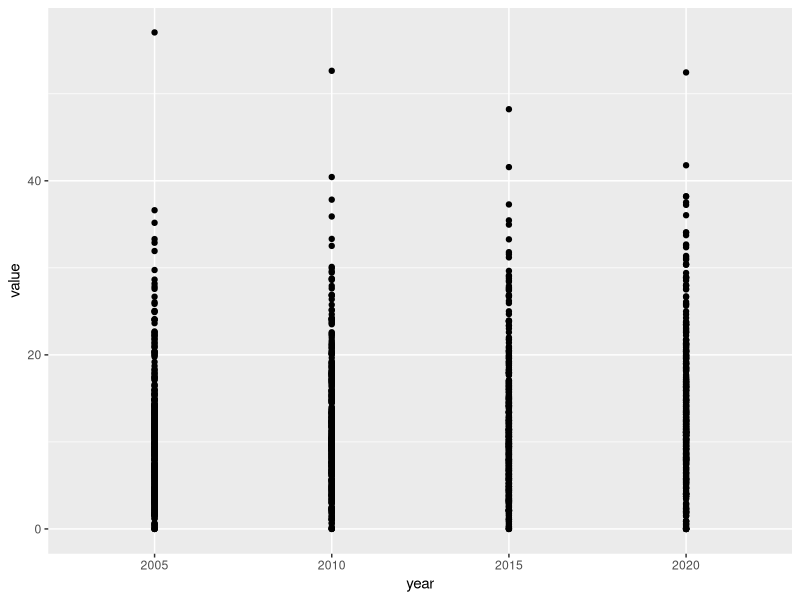
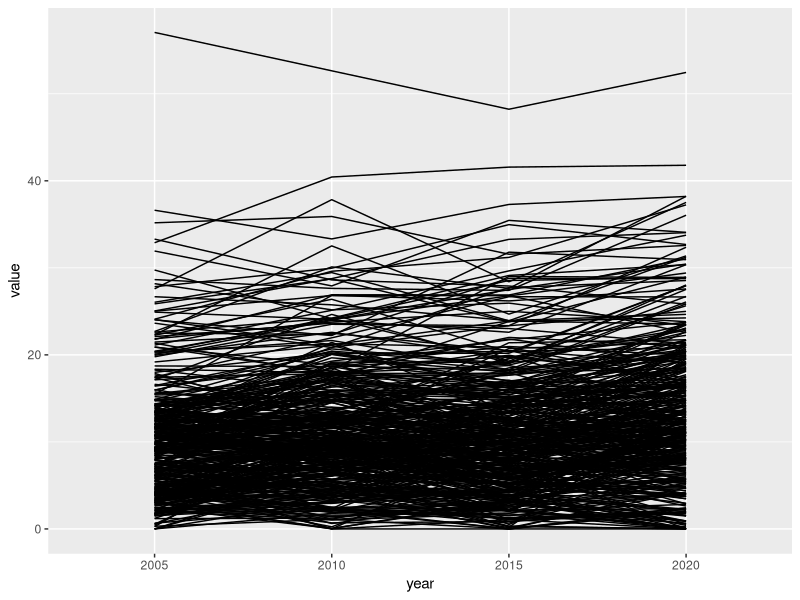
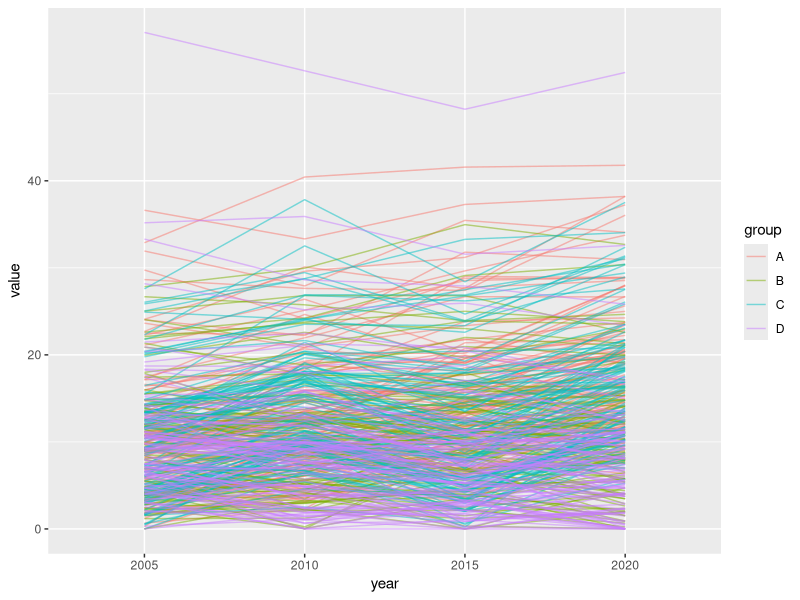
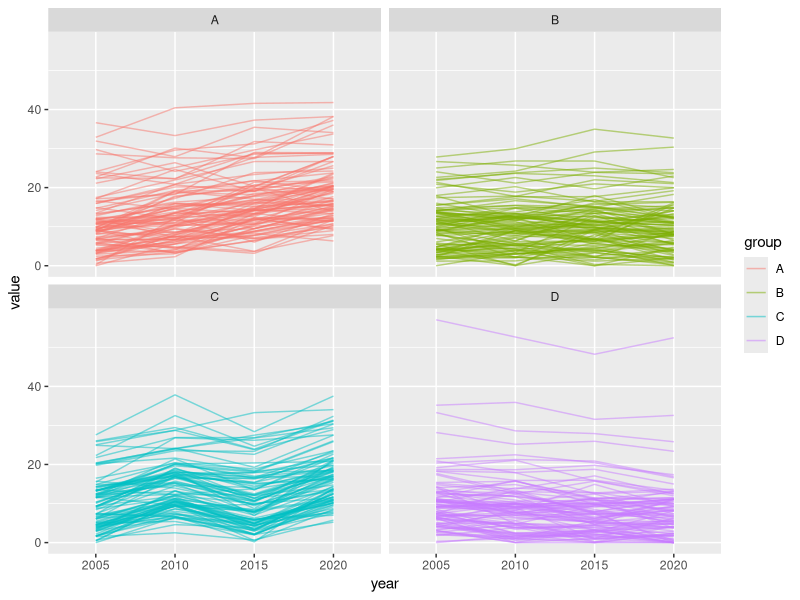
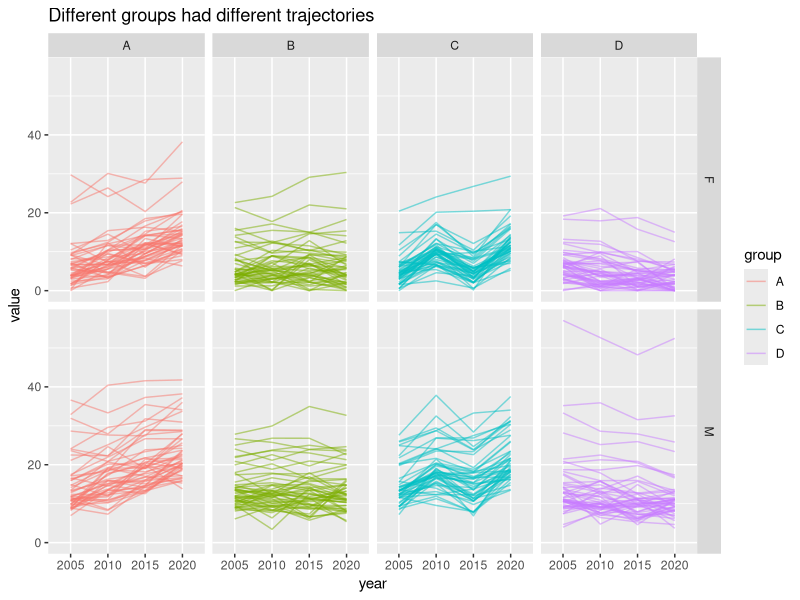
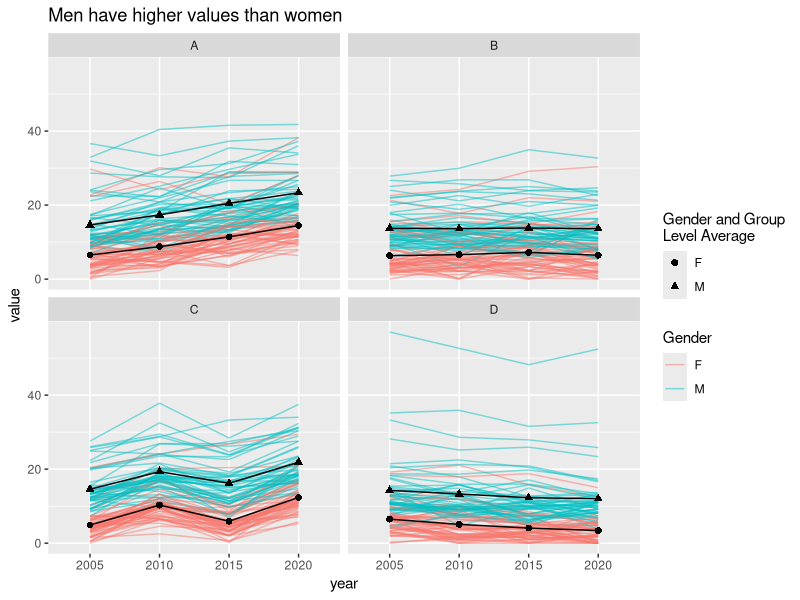
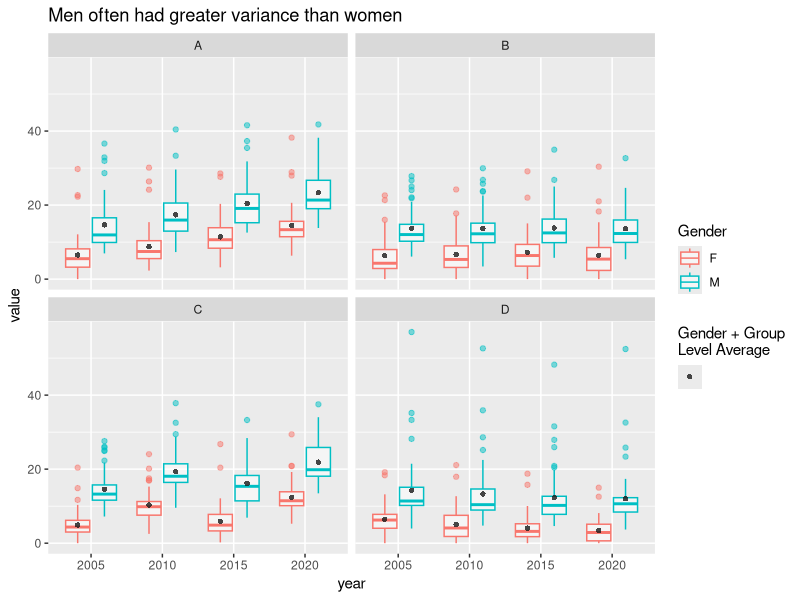
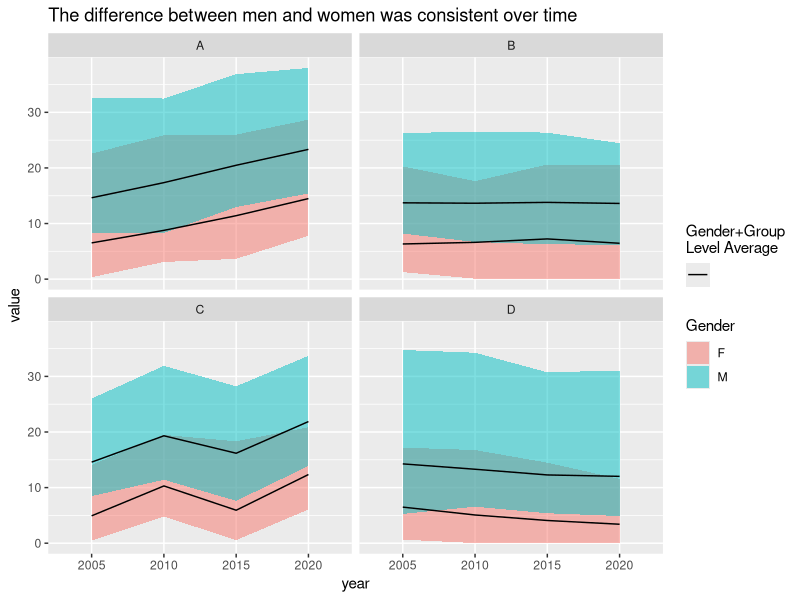

Recreate these plots in R, in order. (Note: this script raises an error after producing the figures.)
## ---- chunk 1
# The following code snippet detaches all packages.
# This is important because if tidyverse is already loaded from a previous 
# session, the loading messages won't show in the knit version of this document.
# 
# https://stackoverflow.com/questions/7505547/detach-all-packages-while-working-in-r#39235076
if ('package:tidyverse' %in% search()) 
  invisible(lapply(paste0('package:', names(sessionInfo()$otherPkgs)), detach, character.only=TRUE, unload=TRUE))
## ---- chunk 2
# some config options
options(knitr.table.format = "html")
# knitr::opts_chunk$set(cache=T)
## ---- chunk 3
library(tidyverse, quietly = F, warn.conflicts = T)
## ---- chunk 4
df <- readr::read_csv("example_data/example_dataset_1.csv")
## ---- chunk 5
knitr::kable(head(df,4))
## ---- chunk 6
unique(df$group)
## ---- chunk 7
table(df$gender) 
## ---- chunk 8
df %>% select(-c(group, gender)) %>% 
  summary()
## ---- chunk 9
df %>% select(-c(group, gender)) %>% 
  summary()
## ---- chunk 10
df <- df %>% 
  mutate(id = 1:nrow(.)) %>% 
  select(id, everything())

knitr::kable(head(df,3))
## ---- chunk 11
df <- df %>% tidyr::pivot_longer(
  cols = starts_with('X'),
  names_to = 'year')

knitr::kable(head(df, 4))
## ---- chunk 12
df <- df %>% 
  mutate(year = stringr::str_remove(year, "X"))

knitr::kable(head(df, 4))
## ---- chunk 13
ggplot(data = df,  
 aes(x = year, y = value)) + 
   geom_point()
## ---- chunk 14

## ---- chunk 15
ggplot(data = df,  
 aes(x = year, y = value,
     group = id)) + #<<
   geom_line()
## ---- chunk 16

## ---- chunk 17
ggplot(data = df,  
 aes(x = year, y = value,
     group = id,
     color = group)) + #<<
   geom_line(alpha=0.5) #<<
## ---- chunk 18

## ---- chunk 19
ggplot(data = df,  aes(x = year, y = value, group = id, color = group)) +
  geom_line(alpha=0.5) + 
  facet_wrap(~group) #<<
## ---- chunk 20

## ---- chunk 21
ggplot(data = df,  aes(x = year, y = value, group = id, color = group)) +
  geom_line(alpha=0.5) + 
  facet_grid(gender~group) + #<<
  ggtitle("Different groups had different trajectories")
## ---- chunk 22

## ---- chunk 23
ggplot(data = df,  aes(x = year, y = value, group = id, color = gender)) +
  geom_line(alpha=0.5) + 
  facet_wrap(~group) + 
  stat_summary(aes(group = interaction(group, gender)), fun = mean, geom='line', color = 'black') + 
  stat_summary(aes(group = interaction(group, gender), shape=gender), fun = mean, geom='point', size=2, color = 'black') + 
  labs(shape = 'Gender and Group\nLevel Average', color = 'Gender') +
  ggtitle("Men have higher values than women")
## ---- chunk 24

## ---- chunk 25
ggplot(data = df,  aes(x = year, y = value, color = gender)) +
  geom_boxplot(alpha=0.5) + 
  stat_summary(aes(group = interaction(group, gender), shape=''), position = position_dodge(width=0.75), 
               fun = mean, geom='point', color = 'grey10', alpha=0.8) +
  facet_wrap(~group) + 
  labs(color = "Gender", shape = "Gender + Group\nLevel Average") + 
  ggtitle("Men often had greater variance than women")
## ---- chunk 26

## ---- chunk 27
df %>% group_by(group, gender, year) %>%
  summarize(
    ci_high = quantile(value, 0.975),
    ci_low = quantile(value, 0.025),
    mean = mean(value),
    .groups = 'keep') %>%
  
  ggplot(aes(x = year, y = mean, ymax = ci_high, 
       ymin = ci_low, group = gender, fill = gender)) +
    geom_ribbon(alpha=0.5) +
    geom_line(aes(linetype='')) +
    facet_wrap(~group) + 
    labs(linetype = 'Gender+Group\nLevel Average', 
      fill = 'Gender', y = 'value') + 
    ggtitle(paste0("The difference between men and women ",
      "was consistent over time"))
## ---- chunk 28

## ---- chunk 29
df_wide <- df %>% 
  tidyr::pivot_wider(id_cols = -value, names_from = year, values_from = value)
knitr::kable(head(df_wide, 3))
## ---- chunk 30
# install.packages(GGally)
library(GGally)
ggpairs(df_wide, aes(color = group, alpha=0.25), columns = c('2005', '2010', '2015', '2020'), progress=F)
## ---- chunk 31

## ---- chunk 32
ggbivariate(df, outcome = 'gender', explanatory = 'group') + 
  theme(legend.position = 'bottom') + 
  ggtitle("Groups were about evenly split across gender")
## ---- chunk 33

